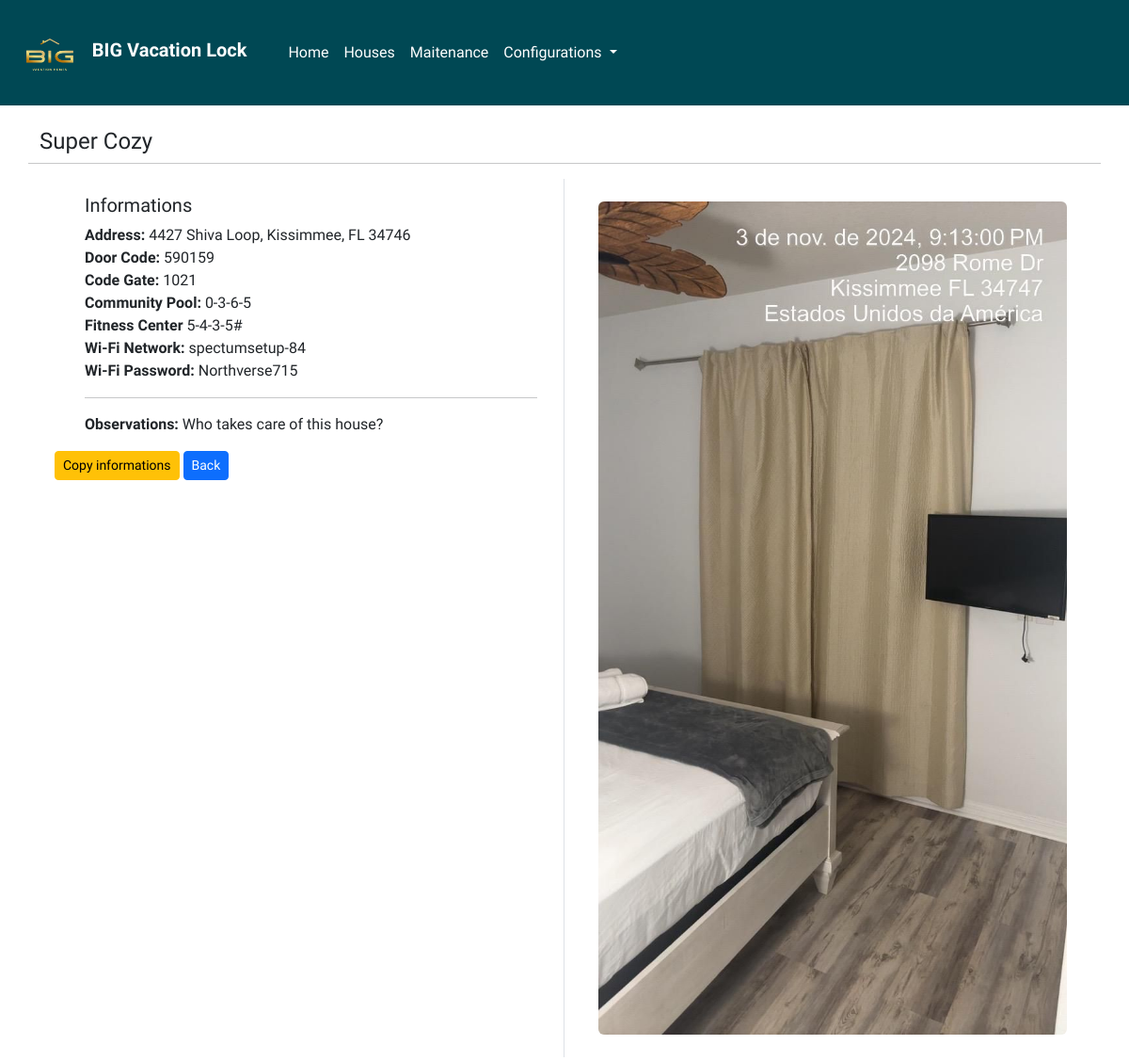
/home.php?id=25, run on the app's committed database.
### tables this page shows
CREATE TABLE `tb_houses` (
  `id` int(11) NOT NULL,
  `address_` varchar(200) NOT NULL,
  `house_name` varchar(100) NOT NULL,
  `door_code` varchar(10) NOT NULL,
  `gate_code` varchar(10) NOT NULL,
  `community_pool` varchar(20) NOT NULL,
  `fitness_center` varchar(30) NOT NULL,
  `wifi_network` varchar(30) NOT NULL,
  `wifi_password` varchar(200) NOT NULL,
  `observations` text NOT NULL,
  `house_photo` varchar(200) NOT NULL,
  `onwer` int(11) NOT NULL
);

### providers/classes.php (called while the page is built, shortened)
<?php
class House implements interface_house{
    private $conection;
    public function __construct()
    {
        $this->conection = new Connection;
    }
    public function call_one_house($id){
        $query = "SELECT * FROM tb_houses WHERE id = :id";
        try {
            $conn = $this->conection->Connect();
            $stmt = $conn->prepare($query);
            $stmt->bindValue(':id', $id);
            $stmt->execute();
            return $r = $stmt->fetch(PDO::FETCH_ASSOC);
        } catch (PDOException $e) {
            throw new Exception('Erro while insert the object: ' . $e->getMessage());
        }
    }
}

### home.php (the view, shortened to what this page needs)
<?php
include_once 'providers/classes.php';
include_once 'controllers/header.php';
$house = new House;
$houses = $house->call_one_house($_GET['id']);
?>
<section>
    <div class="container mt-4">
        <div class="row">
            <h4><?= $houses['house_name'] ?></h4>
            <hr>
            <div class="col-xxl-6 col-xl-6 col-lg-6 col-md-6 col-sm-12 border-end">
                <div class="p-3">
                    <ul class="nounderline">
                        <h5>Informations</h5>
                        <p id="information">
                            <strong>Address: </strong><?= $houses['address_'] ?></br>
                            <strong>Door Code:</strong> <?= $houses['door_code'] ?></br>
                            <strong>Code Gate:</strong> <?= $houses['gate_code'] ?></br>
                            <strong>Community Pool:</strong> <?= $houses['community_pool'] ?></br>
                            <strong>Fitness Center</strong> <?= $houses['fitness_center'] ?></br>
                            <strong>Wi-Fi Network:</strong> <?= $houses['wifi_network'] ?></br>
                            <strong>Wi-Fi Password:</strong> <?= $houses['wifi_password'] ?></br>
                        </p>
                        <hr>
                        <li><strong>Observations:</strong> <?= $houses['observations'] ?></li>
                    </ul>
                    <button onclick="copy_text()" class="btn btn-sm btn-warning ">Copy informations</button>
                    <a href="houses.php" class="btn btn-sm btn-primary ">Back</a>
                </div>
            </div>
            <div class="col-xxl-6 col-xl-6 col-lg-6 col-md-6 col-sm-12">
                <div class="p-4">
                    <img class="rounded img-fluid" src="<?= $houses['house_photo'] ?>" alt="House Image">
                </div>
            </div>
        </div>
    </div>
</section>
<?php include_once 'controllers/footer.php' ?>

### controllers/header.php (shortened to what this page needs)
<!doctype html>
<html lang="en">
<head>
  <link rel="stylesheet" href="https://cdn.datatables.net/2.0.3/css/dataTables.dataTables.css">
  <link href="https://cdn.jsdelivr.net/npm/bootstrap@5.3.3/dist/css/bootstrap.min.css" rel="stylesheet">
  <link rel="stylesheet" href="assets/css/style.css">
</head>
<body>
  <header>
    <nav class="navbar nav1 navbar-expand-lg">
      <div class="container-fluid">
        <a class="navbar-brand" href="#">
          <img src="./assets/images/logo.png" alt="Logo" width="50" height="34" class="d-inline-block align-text-top">
           <span class="d-none d-lg-inline">&nbsp;&nbsp; <strong>BIG Vacation Lock</strong></span>
        </a>
        <div class="collapse navbar-collapse" id="navbarNavDropdown">
          <ul class="navbar-nav">
            <li class="nav-item">
              <a class="nav-link active" aria-current="page" href="#">Home</a>
            </li>
            <li class="nav-item">
              <a class="nav-link" href="houses.php">Houses</a>
            </li>
            <li class="nav-item">
              <a class="nav-link" href="#">Maitenance</a>
            </li>
            <div>
              <li class="nav-item dropdown ">
                <a class="nav-link dropdown-toggle" href="#" role="button" data-bs-toggle="dropdown" aria-expanded="false">
                  Configurations
                </a>
              </li>
            </div>
          </ul>
        </div>
      </div>
    </nav>
  </header>
  <main>

### controllers/footer.php (shortened to what this page needs)
</main>
</body>
</html>

### assets/css/style.css (style rules this page uses)
body { font-family: "Raleway", sans-serif !important; }
.nav1 { padding: 16px !important; background-color: #004854 !important; }
nav a { color: white !important; }
nav ul li { color: black !important; }
.collapse { padding: 20px !important; }
.nounderline { list-style-type: none !important; }

### data on the page
tb_houses: house_name "Super Cozy", address_ "4427 Shiva Loop, Kissimmee, FL 34746", door_code "590159", gate_code "1021", community_pool "0-3-6-5", fitness_center "5-4-3-5#", wifi_network "spectumsetup-84", wifi_password "Northverse715", observations "Who takes care of this house?", house_photo (picture)
